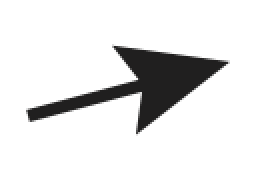
#> input picture scripts/templates/a_15.png, 133 x 89 px (shown 2 times larger)
$ python angle_adjust_2.py --image templates/a_15.png
#> lines starting #> are read from the running program, lines starting #| are printed output that depends on the picture; after the words box and inside, x2 and y2 are one past the last pixel; in counts of white or black regions, pixels touching at a corner belong together; long printed decimals are rounded
# imports:
import cv2
import numpy as np
import math
import argparse

# construct argument parser
ap = argparse.ArgumentParser()
ap.add_argument("-i", "--image", type=str, required=True,
                help="path to dataset of images")
ap.add_argument("-c", "--connectivity", type=int, default=4,
                help="connectivity for component analysis")
args = vars(ap.parse_args())

# import image and grayscale
image = cv2.imread(args["image"])
#> image is the input picture: shape (89, 133, 3); mean B, G, R 228.3, 228.3, 228.4
image = cv2.cvtColor(image, cv2.COLOR_BGR2GRAY)
#> image: shape (89, 133)
gray = 255 - image
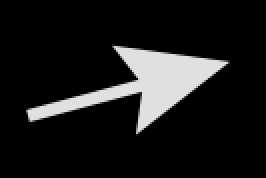
#> gray: shape (89, 133) (shown 2 times larger); min 0, max 224, mean 26.7

# Extend the borders for the skeleton
extended = cv2.copyMakeBorder(gray, 5, 5, 5, 5, cv2.BORDER_CONSTANT)
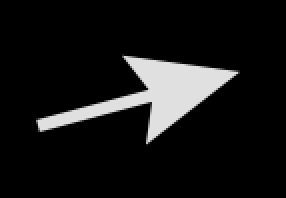
#> extended: shape (99, 143) (shown 2 times larger); min 0, max 224, mean 22.3

# Create a copy of the crop for results:
gray_copy = cv2.cvtColor(extended, cv2.COLOR_GRAY2BGR)

# Create skeleton of the image
skeleton = cv2.ximgproc.thinning(extended, None, 1)
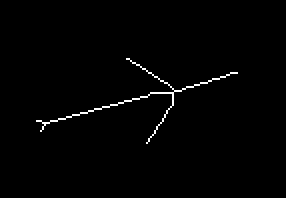
#> skeleton: shape (99, 143) (shown 2 times larger); 1.1% white in thin lines or dots, all inside (x1, y1, x2, y2) = (18, 29, 119, 72)

# Threshold the image. White pixels = 0, and black pixels = 10:
# ret = value used for thresholding, thresh is the image used for thresholding
retval, thresh = cv2.threshold(skeleton, 128, 10, cv2.THRESH_BINARY)

# Set the end-points kernel for image convolution

end_points = np.array([[1, 1, 1],
                       [1, 9, 1],
                       [1, 1, 1]])

# Convolve the image using the kernel
filtered_image = cv2.filter2D(thresh, -1, end_points)
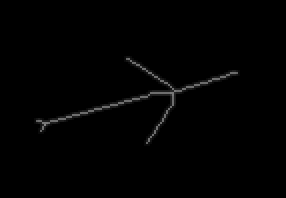
#> filtered_image: shape (99, 143) (shown 2 times larger); min 0, max 130, mean 1.8

# Extract only the end-points pixels with pixel intensity value of 110
binary_image = np.where(filtered_image == 110, 255, 0)
#> binary_image: shape (99, 143) int64; 1% white in thin lines or dots, all inside (x1, y1, x2, y2) = (19, 29, 118, 71)

# The above operation converted the image to 32-bit float,
# convert back to 8-bit
binary_image = binary_image.astype(np.uint8)

# Find the X, Y location of all the end-points pixels
Y, X = binary_image.nonzero()
#> Y = 141 values from 29 to 70; X = 141 values, max 117 at index 14, min 19 at index 121, mean 71.16

# Reshape arrays for K-means
Y = Y.reshape(-1, 1)
X = X.reshape(-1, 1)
Z = np.hstack((X, Y))
#> Z = 141 pairs, first value 19 to 117, second value 29 to 70

# K-means operates on 32-bit float data
float_points = np.float32(Z)
#> float_points has the same summary as Z

# Set the convergence criteria and call K-means
criteria = (cv2.TERM_CRITERIA_EPS + cv2.TERM_CRITERIA_MAX_ITER, 10, 1.0)
ret, label, center = cv2.kmeans(float_points, 2, None, criteria, 10, cv2.KMEANS_RANDOM_CENTERS)
#> ret = 35284.2; label = 141 values, max 1 at index 0, min 0 at index 74, mean 0.695; center = [[40.88, 56.14], [84.45, 45.46]]

# Set the cluster count, find the points belonging
# to cluster 0 and cluster 1

cluster_1_count = np.count_nonzero(label)
#> cluster_1_count = 98
cluster_0_count = np.shape(label)[0] - cluster_1_count
#> cluster_0_count = 43
#
# print(f"Elements of Cluster 0: {cluster_0_count}")
# print(f"Elements of Cluster 1: {cluster_1_count}")

# The cluster of max number of points will be the tip of the arrow
max_cluster = 0
if cluster_1_count > cluster_0_count:
    max_cluster = 1

# Check out the centers of each cluster:
mat_rows, mat_cols = center.shape
#> mat_rows = 2; mat_cols = 2

# Store the ordered end-points
ordered_points = [None] * 2

# Identify and draw the two end-points of the arrow
for b in range(mat_rows):
    # Find cluster center
    point_X = int(center[b][0])
    point_Y = int(center[b][1])
    # Get the arrow tip
    if b == max_cluster:
        color = (0, 0, 255)
        ordered_points[1] = (point_X, point_Y)
        cv2.circle(gray_copy, (point_X, point_Y), 5, color, -1)
    # Find the tail
    else:
        color = (255, 0, 0)
        ordered_points[0] = (point_X, point_Y)
        cv2.circle(gray_copy, (point_X, point_Y), 5, color, -1)
#> this loop made 2 passes
#> (point_X, point_Y) on passes 1 to 2: (40, 56), (84, 45)
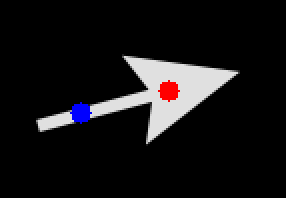
#> gray_copy: shape (99, 143, 3) (shown 2 times larger); mean B, G, R 21.6, 20.1, 21.6
#> after the loop, ordered_points = [(40, 56), (84, 45)]

# Store the tip and tail points
p0x = ordered_points[1][0]
#> p0x = 84
p0y = ordered_points[1][1]
#> p0y = 45
p1x = ordered_points[0][0]
#> p1x = 40
p1y = ordered_points[0][1]
#> p1y = 56

# Create a new image using the input dimensions
image_height, image_width = binary_image.shape[:2]
#> image_height = 99; image_width = 143
new_image = np.zeros((image_height, image_width), np.uint8)
detected_line = 255 - new_image

# Draw a line using the detected points
(x1, y1) = ordered_points[0]
#> x1 = 40; y1 = 56
(x2, y2) = ordered_points[1]
#> x2 = 84; y2 = 45
cv2.line(detected_line, (x1, y1), (x2, y2), (0, 0, 0), thickness=2)
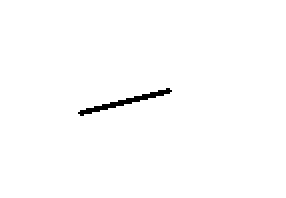
#> detected_line: shape (99, 143) (shown 2 times larger); 99.1% white; black in thin lines or dots, all inside (x1, y1, x2, y2) = (39, 44, 86, 58)


# Compute x/y distance
(dx, dy) = (p0y-p1y, p0x-p1x)  # delta(d) x and delta y (distance between points along
#> dx = -11; dy = 44
# x and y axis). Here they have been reversed as angles do not extend from the center
# but towards it.
rads = math.atan2(-dy,dx)  # convert to radians
#> rads = -1.82
rads %= 2*math.pi
#> rads = 4.47
angle = math.degrees(rads)  # convert to degrees.
#> angle = 256
print(f"Arrow angle: {angle}")
#| Arrow angle: 255.964

# Compute the angle
# angle_2 = math.atan(float(dx)/float(dy))
# The angle is now in radians (-pi/2 to +pi/2).
# change to degrees
# angle_2 *= 180/math.pi
# print(f"Hypotenuse/opposite angle: {angle_2*-1}")
# Angle is from from -90 to +90
# To flip below the line
# if dy < 0:
#    angle_2 += 180
# print(f"Obtuse angle: {angle_2}")

# angle derived from endpoints of the line drawn along the arrow
# line_angle = (180/math.pi)*math.atan(y2/y1)
# print(print(f"Line angle: {line_angle}"))

# Show it all
cv2.imshow("End-Points", gray_copy)
# cv2.imshow("Extend borders", extended)
# cv2.imshow("Threshold", thresh)
cv2.imshow("Skeleton", skeleton)
# cv2.imshow("Gray", gray)
cv2.imshow("Binary", binary_image)
cv2.imshow("Detected Line", detected_line)

cv2.waitKey(0)

$ run again, on scripts/templates/a_195.png
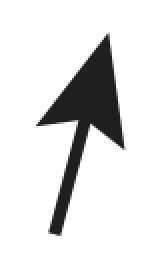
#> input picture scripts/templates/a_195.png, 80 x 133 px (shown 2 times larger)
#> image is the input picture: shape (133, 80, 3); mean B, G, R 225.3, 225.3, 225.4
#> image: shape (133, 80)
#> skeleton: shape (143, 90); 1.2% white in thin lines or dots, all inside (x1, y1, x2, y2) = (23, 22, 66, 122)
#> Y = 140 values from 23 to 120; X = 140 values, max 65 at index 95, min 24 at index 75, mean 45.44
#> Z = 140 pairs, first value 24 to 65, second value 23 to 120
#> float_points has the same summary as Z
#> ret = 35293.8; label = 140 values, max 1 at index 0, min 0 at index 97, mean 0.693; center = [[38.19, 99], [48.66, 55.72]]
#> cluster_1_count = 97
#> cluster_0_count = 43
#> the loop `for b in range(mat_rows):` made 2 passes
#> (point_X, point_Y) on passes 1 to 2: (38, 99), (48, 55)
#> after the loop `for b in range(mat_rows):`:
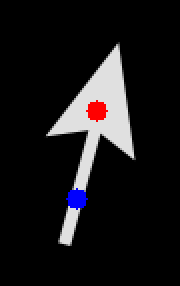
#> gray_copy: shape (143, 90, 3) (shown 2 times larger); mean B, G, R 23.7, 22.1, 23.7
#> after the loop `for b in range(mat_rows):`: ordered_points = [(38, 99), (48, 55)]
#> p0x = 48
#> p0y = 55
#> p1x = 38
#> p1y = 99
#> x1 = 38; y1 = 99
#> x2 = 48; y2 = 55
#> `cv2.line(detected_line, (x1, y1), (x2, y2), (0, 0, 0), thickness=2)`:
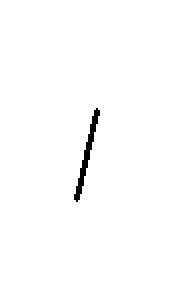
#> detected_line: shape (143, 90) (shown 2 times larger); 99% white; 1 black region, box (x1, y1, x2, y2) and area: (37, 54, 50, 101) 135
#> dx = -44; dy = 10
#> `rads = math.atan2(-dy,dx)`: rads = -2.92
#> `rads %= 2*math.pi`: rads = 3.37
#> angle = 192.8
#| Arrow angle: 192.804

$ run again, on scripts/templates/a_210.png
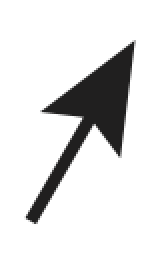
#> input picture scripts/templates/a_210.png, 83 x 135 px (shown 2 times larger)
#> image is the input picture: shape (135, 83, 3); mean B, G, R 226.8, 226.8, 226.9
#> image: shape (135, 83)
#> skeleton: shape (145, 93); 1.1% white in thin lines or dots, all inside (x1, y1, x2, y2) = (20, 26, 72, 116)
#> Y = 134 values from 27 to 114; X = 134 values, max 70 at index 0, min 22 at index 131, mean 46.92
#> Z = 134 pairs, first value 22 to 70, second value 27 to 114
#> float_points has the same summary as Z
#> ret = 33885.6; label = 134 values, max 1 at index 0, min 0 at index 90, mean 0.716; center = [[31.76, 94.53], [52.92, 56.98]]
#> cluster_1_count = 96
#> cluster_0_count = 38
#> the loop `for b in range(mat_rows):` made 2 passes
#> (point_X, point_Y) on passes 1 to 2: (31, 94), (52, 56)
#> after the loop `for b in range(mat_rows):`:
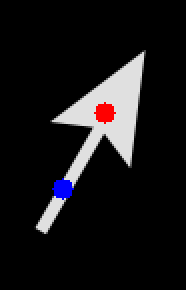
#> gray_copy: shape (145, 93, 3) (shown 2 times larger); mean B, G, R 22.7, 21.1, 22.7
#> after the loop `for b in range(mat_rows):`: ordered_points = [(31, 94), (52, 56)]
#> p0x = 52
#> p0y = 56
#> p1x = 31
#> p1y = 94
#> x1 = 31; y1 = 94
#> x2 = 52; y2 = 56
#> `cv2.line(detected_line, (x1, y1), (x2, y2), (0, 0, 0), thickness=2)`:
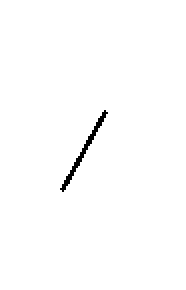
#> detected_line: shape (145, 93) (shown 2 times larger); 99.2% white; black in thin lines or dots, all inside (x1, y1, x2, y2) = (30, 55, 54, 96)
#> dx = -38; dy = 21
#> `rads = math.atan2(-dy,dx)`: rads = -2.64
#> `rads %= 2*math.pi`: rads = 3.65
#> angle = 208.9
#| Arrow angle: 208.926

$ run again, on scripts/templates/a_240.png
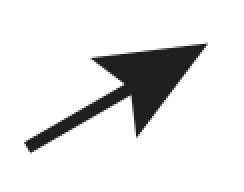
#> input picture scripts/templates/a_240.png, 122 x 96 px (shown 2 times larger)
#> image is the input picture: shape (96, 122, 3); mean B, G, R 228, 228, 228.1
#> image: shape (96, 122)
#> skeleton: shape (106, 132); 1% white in thin lines or dots, all inside (x1, y1, x2, y2) = (18, 28, 107, 78)
#> Y = 134 values from 28 to 77; X = 134 values, max 105 at index 0, min 19 at index 129, mean 64.81
#> Z = 134 pairs, first value 19 to 105, second value 28 to 77
#> float_points has the same summary as Z
#> ret = 32929.9; label = 134 values, max 1 at index 0, min 0 at index 81, mean 0.716; center = [[37.5, 67.16], [75.61, 45.69]]
#> cluster_1_count = 96
#> cluster_0_count = 38
#> the loop `for b in range(mat_rows):` made 2 passes
#> (point_X, point_Y) on passes 1 to 2: (37, 67), (75, 45)
#> after the loop `for b in range(mat_rows):`:
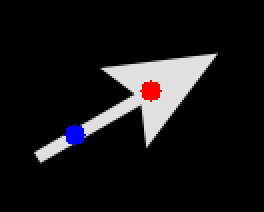
#> gray_copy: shape (106, 132, 3) (shown 2 times larger); mean B, G, R 21.8, 20.3, 21.8
#> after the loop `for b in range(mat_rows):`: ordered_points = [(37, 67), (75, 45)]
#> p0x = 75
#> p0y = 45
#> p1x = 37
#> p1y = 67
#> x1 = 37; y1 = 67
#> x2 = 75; y2 = 45
#> `cv2.line(detected_line, (x1, y1), (x2, y2), (0, 0, 0), thickness=2)`:
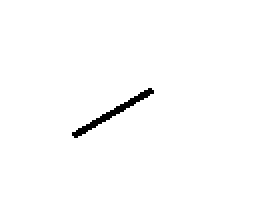
#> detected_line: shape (106, 132) (shown 2 times larger); 98.9% white; 1 black region, box (x1, y1, x2, y2) and area: (36, 44, 77, 69) 153
#> dx = -22; dy = 38
#> `rads = math.atan2(-dy,dx)`: rads = -2.1
#> `rads %= 2*math.pi`: rads = 4.19
#> angle = 239.9
#| Arrow angle: 239.931
